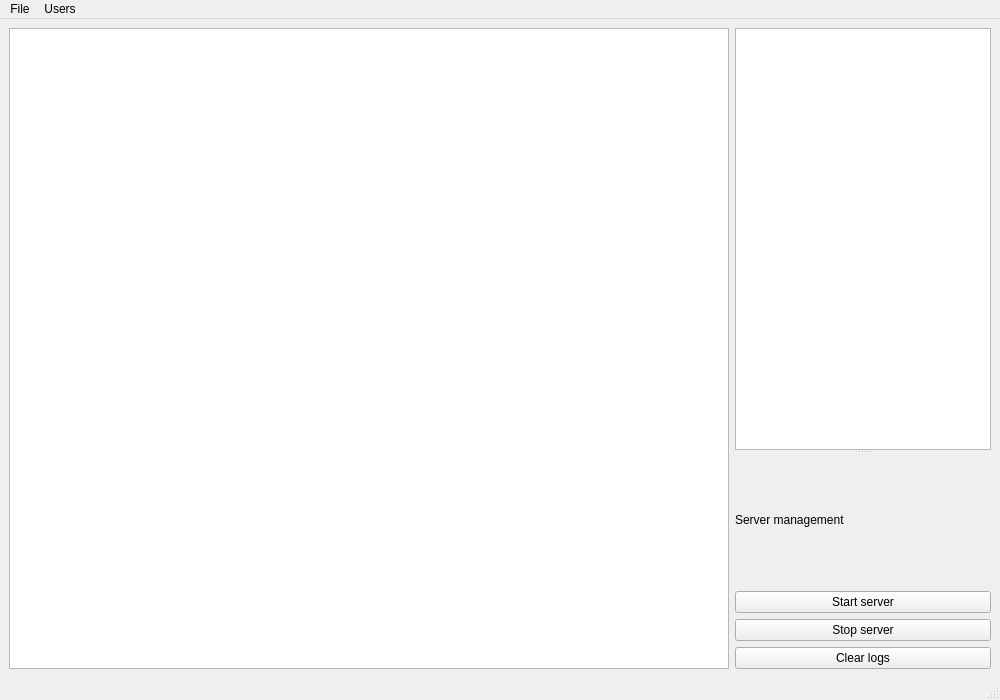
<?xml version="1.0" encoding="UTF-8"?>
<ui version="4.0">
    <class>ServerMainWindow</class>
    <widget class="QMainWindow" name="ServerMainWindow">
        <property name="geometry">
            <rect>
                <x>0</x>
                <y>0</y>
                <width>1000</width>
                <height>700</height>
            </rect>
        </property>
        <property name="windowTitle">
            <string>Server chat</string>
        </property>
        <widget class="QWidget" name="centralwidget">
            <layout class="QHBoxLayout" name="horizontalLayout">
                <item>
                    <widget class="QTreeView" name="userListView">
                        <property name="alternatingRowColors">
                            <bool>true</bool>
                        </property>
                        <property name="autoScroll">
                            <bool>true</bool>
                        </property>
                    </widget>
                </item>
                <item>
                    <widget class="QSplitter" name="splitter">
                        <property name="orientation">
                            <enum>Qt::Vertical</enum>
                        </property>
                        <widget class="QTextEdit" name="messageLog">
                            <property name="readOnly">
                                <bool>true</bool>
                            </property>
                        </widget>
                        <widget class="QWidget" name="controlPanel">
                            <layout class="QVBoxLayout" name="verticalLayout">
                                <item>
                                    <widget class="QLabel" name="label">
                                        <property name="text">
                                            <string>Server management</string>
                                        </property>
                                    </widget>
                                </item>
                                <item>
                                    <widget class="QPushButton" name="startServerButton">
                                        <property name="text">
                                            <string>Start server</string>
                                        </property>
                                    </widget>
                                </item>
                                <item>
                                    <widget class="QPushButton" name="stopServerButton">
                                        <property name="text">
                                            <string>Stop server</string>
                                        </property>
                                    </widget>
                                </item>
                                <item>
                                    <widget class="QPushButton" name="clearLogsButton">
                                        <property name="text">
                                            <string>Clear logs</string>
                                        </property>
                                    </widget>
                                </item>
                            </layout>
                        </widget>
                    </widget>
                </item>
            </layout>
        </widget>
        <widget class="QMenuBar" name="menubar">
            <property name="geometry">
                <rect>
                    <x>0</x>
                    <y>0</y>
                    <width>1000</width>
                    <height>21</height>
                </rect>
            </property>
            <widget class="QMenu" name="menuFile">
                <property name="title">
                    <string>File</string>
                </property>
                <addaction name="actionExit"/>
            </widget>
            <widget class="QMenu" name="menuUsers">
                <property name="title">
                    <string>Users</string>
                </property>
                <addaction name="actionShow_User_Info"/>
            </widget>
            <addaction name="menuFile"/>
            <addaction name="menuUsers"/>
        </widget>
        <widget class="QStatusBar" name="statusbar"/>
        <action name="actionExit">
            <property name="text">
                <string>Exit</string>
            </property>
        </action>
        <action name="actionShow_User_Info">
            <property name="text">
                <string>User information</string>
            </property>
        </action>
    </widget>
    <resources/>
    <connections/>
</ui>
